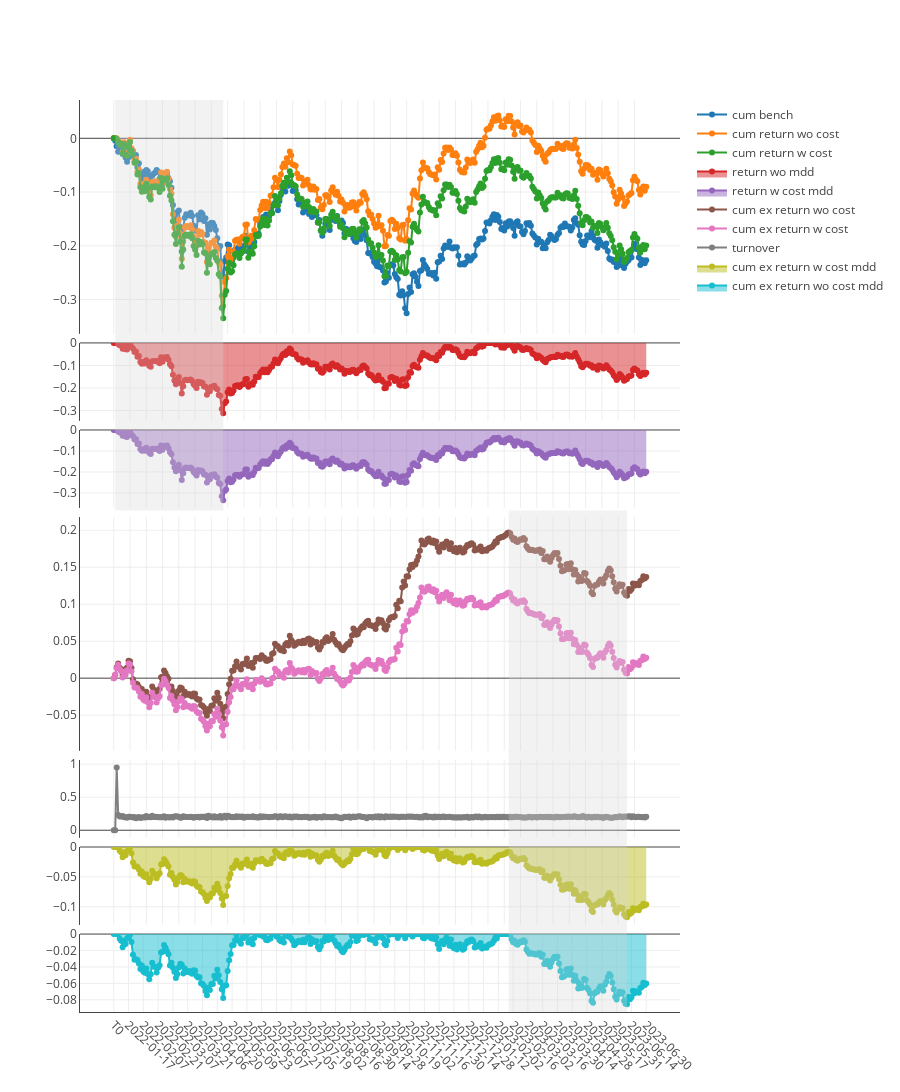

Notebook source saved alongside this figure:
### Code cell
import pickle

file_path = f'out/backtests/{ex_num}/boot/0-graph.pkl'

with open(file_path, 'rb') as file:
    chart = pickle.load(file)
chart.show()

### Figure 1 — Plotly figure (JSON) as saved in the notebook; plotly's stock layout.template omitted (floating-point values rounded to 4 significant figures; data arrays with more than 128 entries replaced by an {"elided": "..."} marker saying what was removed)
{"data": [{"mode": "lines+markers", "name": "cum bench", "type": "scatter", "x": {"elided": "361 str values"}, "xaxis": "x", "y": {"elided": "361 float values"}, "yaxis": "y"}, {"mode": "lines+markers", "name": "cum return wo cost", "type": "scatter", "x": {"elided": "361 str values"}, "xaxis": "x", "y": {"elided": "361 float values"}, "yaxis": "y"}, {"mode": "lines+markers", "name": "cum return w cost", "type": "scatter", "x": {"elided": "361 str values"}, "xaxis": "x", "y": {"elided": "361 float values"}, "yaxis": "y"}, {"fill": "tozeroy", "mode": "lines+markers", "name": "return wo mdd", "type": "scatter", "x": {"elided": "361 str values"}, "xaxis": "x2", "y": {"elided": "361 float values"}, "yaxis": "y2"}, {"fill": "tozeroy", "mode": "lines+markers", "name": "return w cost mdd", "type": "scatter", "x": {"elided": "361 str values"}, "xaxis": "x3", "y": {"elided": "361 float values"}, "yaxis": "y3"}, {"mode": "lines+markers", "name": "cum ex return wo cost", "type": "scatter", "x": {"elided": "361 str values"}, "xaxis": "x4", "y": {"elided": "361 float values"}, "yaxis": "y4"}, {"mode": "lines+markers", "name": "cum ex return w cost", "type": "scatter", "x": {"elided": "361 str values"}, "xaxis": "x4", "y": {"elided": "361 float values"}, "yaxis": "y4"}, {"mode": "lines+markers", "name": "turnover", "type": "scatter", "x": {"elided": "361 str values"}, "xaxis": "x5", "y": {"elided": "361 float values"}, "yaxis": "y5"}, {"fill": "tozeroy", "mode": "lines+markers", "name": "cum ex return w cost mdd", "type": "scatter", "x": {"elided": "361 str values"}, "xaxis": "x6", "y": {"elided": "361 float values"}, "yaxis": "y6"}, {"fill": "tozeroy", "mode": "lines+markers", "name": "cum ex return wo cost mdd", "type": "scatter", "x": {"elided": "361 str values"}, "xaxis": "x7", "y": {"elided": "361 float values"}, "yaxis": "y7"}], "layout": {"height": 1200, "shapes": [{"fillcolor": "#d3d3d3", "line": {"width": 0}, "opacity": 0.3, "type": "rect", "x0": "2022-01-04", "x1": "2022-04-26", "xref": "x", "y0": 0.55, "y1": 1, "yref": "paper"}, {"fillcolor": "#d3d3d3", "line": {"width": 0}, "opacity": 0.3, "type": "rect", "x0": "2023-02-13", "x1": "2023-06-09", "xref": "x", "y0": 0, "y1": 0.55, "yref": "paper"}], "title": {"text": " "}, "xaxis": {"anchor": "y", "domain": [0, 1], "matches": "x7", "showline": false, "showticklabels": false, "tickangle": 45, "type": "category"}, "xaxis2": {"anchor": "y2", "domain": [0, 1], "matches": "x7", "showline": false, "showticklabels": false, "tickangle": 45, "type": "category"}, "xaxis3": {"anchor": "y3", "domain": [0, 1], "matches": "x7", "showline": false, "showticklabels": false, "tickangle": 45, "type": "category"}, "xaxis4": {"anchor": "y4", "domain": [0, 1], "matches": "x7", "showline": false, "showticklabels": false, "tickangle": 45, "type": "category"}, "xaxis5": {"anchor": "y5", "domain": [0, 1], "matches": "x7", "showline": false, "showticklabels": false, "tickangle": 45, "type": "category"}, "xaxis6": {"anchor": "y6", "domain": [0, 1], "matches": "x7", "showline": false, "showticklabels": false, "tickangle": 45, "type": "category"}, "xaxis7": {"anchor": "y7", "domain": [0, 1], "showline": true, "tickangle": 45, "type": "category"}, "yaxis": {"anchor": "x", "domain": [0.7436, 1], "showline": true, "showticklabels": true, "zeroline": true}, "yaxis2": {"anchor": "x2", "domain": [0.6482, 0.7336], "showline": true, "showticklabels": true, "zeroline": true}, "yaxis3": {"anchor": "x3", "domain": [0.5527, 0.6382], "showline": true, "showticklabels": true, "zeroline": true}, "yaxis4": {"anchor": "x4", "domain": [0.2864, 0.5427], "showline": true, "showticklabels": true, "zeroline": true}, "yaxis5": {"anchor": "x5", "domain": [0.1909, 0.2764], "showline": true, "showticklabels": true, "zeroline": true}, "yaxis6": {"anchor": "x6", "domain": [0.09545, 0.1809], "showline": true, "showticklabels": true, "zeroline": true}, "yaxis7": {"anchor": "x7", "domain": [0, 0.08545], "showline": true, "showticklabels": true, "zeroline": true}}}
